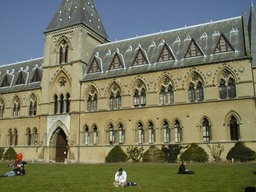
#> input picture Computer Vision/imgs/library1.jpg, 256 x 192 px, shrunk from 512 x 384 before the run
$ python my_feature_matching_RANSAC.py
#> lines starting #> are read from the running program, lines starting #| are printed output that depends on the picture
#> in main, src is the input picture: shape (192, 256, 3); mean B, G, R 94.6, 117.4, 116.2
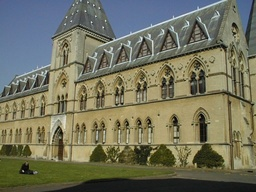
#> input picture Computer Vision/imgs/library2.jpg, 256 x 192 px, shrunk from 512 x 384 before the run
#> in main, src2 is the input picture: shape (192, 256, 3); mean B, G, R 93.7, 114.3, 114.3
import numpy as np
import cv2
import random

# bilinear interpolation
def my_bilinear(img, x, y):
    '''
    :param img: 값을 찾을 img
    :param x: interpolation 할 x좌표
    :param y: interpolation 할 y좌표
    :return: img[x,y]에서의 value (bilinear interpolation으로 구해진)
    '''
    floorX, floorY = int(x), int(y)

    t, s = x - floorX, y - floorY

    zz = (1 - t) * (1 - s)
    zo = t * (1 - s)
    oz = (1 - t) * s
    oo = t * s

    interVal = img[floorY, floorX, :] * zz + img[floorY, floorX + 1, :] * zo + \
               img[floorY + 1, floorX, :] * oz + img[floorY + 1, floorX + 1, :] * oo

    return interVal

def backward(img1, M):
    '''
    :param img1: 변환시킬 이미지
    :param M: 변환 matrix
    :return: 변환된 이미지
    '''
    h, w, c = img1.shape
    result = np.zeros((h, w, c))

    for row in range(h):
        for col in range(w):
            xy_prime = np.array([[col, row, 1]]).T
            xy = (np.linalg.inv(M)).dot(xy_prime)

            x_ = xy[0, 0]
            y_ = xy[1, 0]

            if x_ < 0 or y_ < 0 or (x_ + 1) >= w or (y_ + 1) >= h:
                continue

            result[row, col, :] = my_bilinear(img1, x_, y_)

    return result


def my_ls(matches, kp1, kp2):
    '''
    :param matches: keypoint matching 정보
    :param kp1: keypoint 정보.
    :param kp2: keypoint 정보2.
    :return: X : 위의 정보를 바탕으로 Least square 방식으로 구해진 Affine
                변환 matrix의 요소 [a, b, c, d, e, f].T
    '''
    A = []
    B = []
    for idx, match in enumerate(matches):
        trainInd = match.trainIdx # goal 이미지의 Key point의 Index
        queryInd = match.queryIdx # 입력 이미지의 Key point의 Index

        x, y = kp1[queryInd].pt
        x_prime, y_prime = kp2[trainInd].pt

        A.append([x, y, 1, 0, 0, 0])
        A.append([0, 0, 0, x, y, 1])
        B.append([x_prime])
        B.append([y_prime])

    A = np.array(A)
    B = np.array(B)

    try:
        ATA = np.dot(A.T, A)
        ATB = np.dot(A.T, B)
        X = np.dot(np.linalg.inv(ATA), ATB)
        # np.linalg.pinv(A).dot(B)
    except:
        print('can\'t calculate np.linalg.inv((np.dot(A.T, A)) !!!!!')
        X = None
    return X


def get_matching_keypoints(img1, img2, keypoint_num):
    '''
    :param img1: 변환시킬 이미지
    :param img2: 변환 목표 이미지
    :param keypoint_num: 추출한 keypoint의 수
    :return: img1의 특징점인 kp1, img2의 특징점인 kp2, 두 특징점의 매칭 결과
    '''
    sift = cv2.xfeatures2d.SIFT_create(keypoint_num)

    kp1, des1 = sift.detectAndCompute(img1, None)
#> kp1 = 530 keypoints; strongest (x, y, size): (124, 172, 2.1), (68, 95, 2.8), (62, 96, 2.4), (56, 96, 2.6)
    kp2, des2 = sift.detectAndCompute(img2, None)
#> kp2 = 547 keypoints; strongest (x, y, size): (148, 158, 1.8), (234, 25, 3), (197, 77, 2.3), (152, 152, 2.5)

    bf = cv2.BFMatcher(cv2.DIST_L2)

    matches = bf.match(des1, des2)
#> matches = 530 matches
    matches = sorted(matches, key=lambda x: x.distance)

    """
    matches: List[cv2.DMatch]
    cv2.DMatch의 배열로 구성

    matches[i]는 distance, imgIdx, queryIdx, trainIdx로 구성됨
    trainIdx: 매칭된 img1에 해당하는 index
    queryIdx: 매칭된 img2에 해당하는 index

    kp1[queryIdx]와 kp2[trainIdx]는 매칭된 점
    """
    return kp1, kp2, matches

def feature_matching(img1, img2, keypoint_num=None):
    kp1, kp2, matches = get_matching_keypoints(img1, img2, keypoint_num)

    X = my_ls(matches, kp1, kp2)

    M = np.array([[X[0][0], X[1][0], X[2][0]],
                  [X[3][0], X[4][0], X[5][0]],
                  [0, 0, 1]])

    result = backward(img1, M)
    return result.astype(np.uint8)

def feature_matching_RANSAC(img1, img2, keypoint_num=None, iter_num=1000, threshold_distance=5):
    '''
    :param img1: 변환시킬 이미지
    :param img2: 변환 목표 이미지
    :param keypoint_num: sift에서 추출할 keypoint의 수
    :param iter_num: RANSAC 반복횟수
    :param threshold_distance: RANSAC에서 inlier을 정할때의 거리 값
    :return: RANSAC을 이용하여 변환 된 결과
    '''
    kp1, kp2, matches = get_matching_keypoints(img1, img2, keypoint_num)
#> matches = 530 matches

    matches_shuffle = matches.copy()
#> matches_shuffle = 530 matches

    inliers = [] #랜덤하게 고른 n개의 point로 구한 inlier개수 결과를 저장
    M_list = [] #랜덤하게 고른 n개의 point로 만든 affine matrix를 저장
    for i in range(iter_num):
        print('\rcalculate RANSAC ... %d ' % (int((i + 1) / iter_num * 100)) + '%', end='\t')
        #######################################################################
        # ToDo
        # RANSAC을 이용하여 최적의 affine matrix를 찾고 변환하기
        # 1. 랜덤하게 n개의 matches point를 뽑아냄
        # 2. 1에서 뽑은 matches를 이용하여 affine matrix M을 구함
        # 3. 2에서 구한 M을 모든 matches point와 연산하여 inlier의 개수를 파악
        # 4. iter_num 반복하여 가장 많은 inlier를 가지는 M을 최종 affine matrix로 채택
        ########################################################################
        random.shuffle(matches_shuffle)
        random_points = matches_shuffle[:5]
        X = my_ls(random_points, kp1, kp2)
        M = np.array([[X[0][0], X[1][0], X[2][0]],
                      [X[3][0], X[4][0], X[5][0]],
                      [0, 0, 1]])
        M_list.append(M)

        count_inlieers = 0
        for idx, match in enumerate(matches):
            trainInd = match.trainIdx  # goal 이미지의 Key point의 Index
            queryInd = match.queryIdx  # 입력 이미지의 Key point의 Index

            x, y = kp1[queryInd].pt
            x_prime, y_prime = kp2[trainInd].pt
            xy_matirx = [x, y, 1]
            prime_matrix = [x_prime, y_prime, 1]

            xy_matirx = np.array(xy_matirx)
            prime_matrix = np.array(prime_matrix)

            predict_matrix = np.dot(M, xy_matirx.T)

            distance = L2_distance(prime_matrix, predict_matrix)
            if distance < threshold_distance:
                 count_inlieers += 1
        inliers.append(count_inlieers)
#> this loop made 1000 passes
#> M on passes 1, 2, 4: [[0.426, -0.711, 166.5], [-0.308, 0.643, 34.32], [0, 0, 1]], [[1.12, 1.51, -111.2], [-0.593, -0.569, 188.2], [0, 0, 1]], [[0.412, 0.0612, 90.86], [0.113, 1.04, -32.58], [0, 0, 1]]
#> after the loop, M_list = 1000 items; inliers = 1000 values, max 59 at index 466, min 0 at index 9, mean 4.58


    best_M = M_list[np.array(inliers).argmax()]
#> best_M = [[0.736, -0.253, 55.58], [0.0295, 1.09, -17.31], [0, 0, 1]]

    result = backward(img1, best_M)
#> the loop in backward, `for row in range(h):` made 192 passes
#> after the loop in backward, `for row in range(h):`:
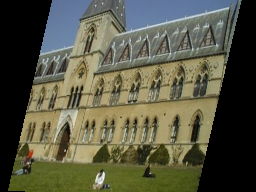
#> result: shape (192, 256, 3) float64; mean B, G, R 68.1, 87.5, 87.7
    return result.astype(np.uint8)

def L2_distance(vector1, vector2):
    return np.sqrt(np.sum((vector1-vector2)**2))

def main():
    src = cv2.imread('../imgs/library1.jpg')
    src2 = cv2.imread('../imgs/library2.jpg')

    result_RANSAC = feature_matching_RANSAC(src, src2)
    result_LS = feature_matching(src, src2)
#> after the loop in backward (call 2), `for row in range(h):`:
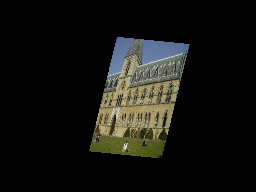
#> result: shape (192, 256, 3) float64; mean B, G, R 16.4, 20.4, 20.2
    cv2.imshow('input', src)
    cv2.imshow('result RANSAC 20181602', result_RANSAC)
    cv2.imshow('result LS 20181602', result_LS)
    cv2.imshow('goal', src2)
    cv2.waitKey()
    cv2.destroyAllWindows()


if __name__ == '__main__':
    main()
